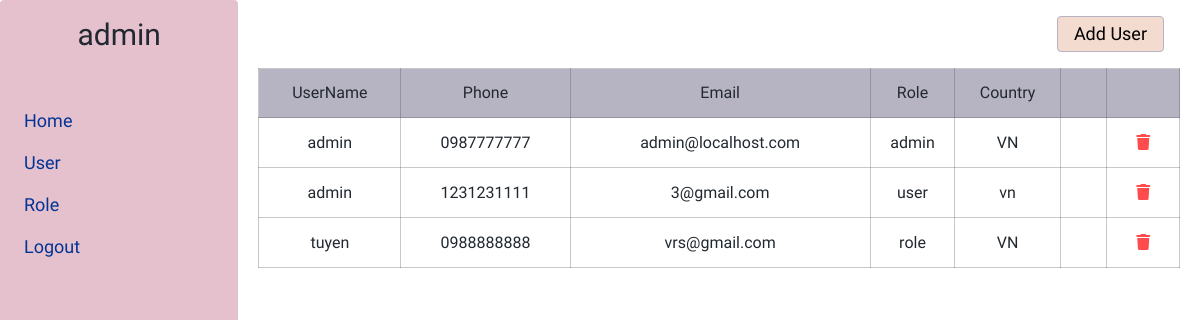
The page /user.php (signed in) on the database its author committed.
### tables this page shows
CREATE TABLE user (userID INTEGER AUTO_INCREMENT NOT NULL, username varchar (50) NOT NULL, phone varchar (20) NOT NULL, email char (50) NOT NULL, password char (100) NOT NULL, country varchar (30) NOT NULL, PRIMARY KEY (userID), UNIQUE (email));

### control/function.php (called while the page is built, shortened)
<?php
function checkPermission($permissions, $permission)
{
  return in_array($permission, $permissions);
}
?>

### user.php (the view, shortened to what this page needs)
<?php
include_once './control/Data.php';
include_once './control/function.php';
$data = new Data();
$connect = $data->connect();
$permissions = getPermissions($_SESSION['account'], $connect);
function getPermissions($email, $connect)
{
  try {
    $permission = array();
    $sql = "SELECT permission.permissionType
  FROM user INNER JOIN user_role on (user.userID = user_role.userID)
  INNER JOIN roles on (user_role.roleID = roles.roles)
  INNER JOIN role_permission on (roles.roles = role_permission.roleID)
  INNER JOIN permission on (role_permission.permissionID = permission.permissionID) WHERE user.email = '$email';";
    $statement = $connect->prepare($sql);
    $statement->execute();
    $result = $statement->fetchAll(PDO::FETCH_ASSOC);
    foreach ($result as $row) {
      $permission[] = $row['permissionType'];
    }
  } catch (PDOException $e) {
    die($e->getMessage());
  }
  return $permission;
}
?>
<!DOCTYPE html>
<html lang="en">
<head>
</head>
<body>
  <div class="user">
    <?php
    include_once "./layout/navigation.php";
    ?>
    <div class="grid">
      <div class="row">
        <div class="col-12-xl col-12-lg">
          <div class="user-header">
            <?php
            if (checkPermission($permissions, 'insert-user')) {
            ?>
            <a href="?new-user" class="user-header-button">Add User</a>
            <?php
            }
            ?>
          </div>
          <?php
          if (checkPermission($permissions, 'view-user')) {
          ?>
          <table class="user-table">
            <thead>
              <tr>
                <th>UserName</th>
                <th>Phone</th>
                <th>Email</th>
                <th>Role</th>
                <th>Country</th>
                <th></th>
                <th></th>
              </tr>
            </thead>
            <tbody>
              <?php
            $sql = 'SELECT user.username, phone, email, password, roles.roles_name as roles, country
              FROM user, roles, user_role
              WHERE user_role.roleID = roles.roles
              AND user.userID = user_role.userID
              AND NOT user.email = "' . $_SESSION['account'] . '"
              ORDER BY user.username ASC';
            $statement = $connect->prepare($sql);
            $statement->execute();
            $result = $statement->fetchAll(PDO::FETCH_ASSOC);
            $str = '';
            for ($i = 0; $i <= count($result) - 1; $i++) {
              $str .= "<tr>
              <td>" . $result[$i]['username'] . "</td>
              <td>" . $result[$i]['phone'] . "</td>
              <td>" . $result[$i]['email'] . "</td>
              <td>" . $result[$i]['roles'] . "</td>
              <td>" . $result[$i]['country'] . "</td>";
              if (checkPermission($permissions, 'edit-user')) {
                $str .= "<td><a href = '?user-email=" . $result[$i]['email'] . "' class ='link-icon'>
              <i class='fi fi-sr-eye'></i></a></td>";
              }
              if (checkPermission($permissions, 'delete-user')) {
                $str .= "<td><a href = './control/delete-user.php?email=" . $result[$i]['email'] . "' onclick = 'return showMessageDelete(this)' class = 'link-icon'>
                <i class='red-color fa-solid fa-trash'></i></a>
                </td>";
              }
              $str .= "</tr> ";
            }
            echo $str;
              ?>
            </tbody>
          </table>
          <?php } else {
            header('location: index.php');
          } ?>
        </div>
      </div>
    </div>
  </div>
</body>
</html>

### layout/navigation.php (shortened to what this page needs)
<div class="navigation">
  <h2 class="h2-heading">
    <?php
    try {
      $sql = "select username from user where email = '" . $_SESSION['account'] . "'";
      $statement = $connect->prepare($sql);
      $statement->execute();
      $result = $statement->fetch();
      echo $result[0];
    } catch (PDOException $e) {
    }
    ?>
  </h2>
  <ul class="navigation-list">
    <li class='navigation-list-item'>
      <a href='index.php' class='navigation-list-item-link'>Home</a>
    </li>
    <?php if (checkPermission($permissions, 'view-user')) {
      echo " <li class='navigation-list-item'>
          <a href='user.php' class='navigation-list-item-link'>User</a></li>";
    } ?>
    <?php if (checkPermission($permissions, 'view-role')) {
      echo " <li class='navigation-list-item'>
          <a href='role.php' class='navigation-list-item-link'>Role</a></li>";
    } ?>
    <li class="navigation-list-item">
      <a href="./control/logout.php" class="navigation-list-item-link" onclick="return logout(this)">logout</a>
    </li>
  </ul>
</div>

### assets/css/style.css (style rules this page uses)
.grid { width: 100%; max-width: 1200px; margin: 0 auto; padding: 0 20px; box-sizing: border-box; }
.row { display: flex; flex-flow: row wrap; }
@media (min-width: 960px) and (max-width: 1200px) { .col-12-lg { box-sizing: border-box; flex-grow: 0; width: 100%; } }
@media (min-width: 1200px) { .col-12-xl { box-sizing: border-box; flex-grow: 0; width: 100%; } }
html, body, div, span, applet, object, iframe, h1, h2, h3, h4, h5, h6, p, blockquote, pre, a, abbr, acronym, address, big, cite, code, del, dfn, em, img, ins, kbd, q, s, samp, small, strike, strong, sub, sup, tt, var, b, u, i, center, dl, dt, dd, ol, ul, li, fieldset, form, label, legend, table, caption, tbody, tfoot, thead, tr, th, td, article, aside, canvas, details, embed, figure, figcaption, footer, header, hgroup, menu, nav, output, ruby, section, summary, time, mark, audio, video { margin: 0; padding: 0; border: 0; font-size: 100%; font: inherit; vertical-align: baseline; }
body { line-height: 1; }
ol, ul { list-style: none; }
table { border-collapse: collapse; border-spacing: 0; }
html { font-size: 62.5%; font-family: Mulish; }
body { box-sizing: border-box; color: #222830; }
* { box-sizing: inherit; }
.h2-heading { font-size: 3rem; font-family: "Mulish"; }
.navigation { padding: 2rem 0; width: 300px; min-height: 100vh; background: #e5c1cd; display: flex; flex-direction: column; align-items: center; border-radius: 4px; }
.navigation-list { width: 100%; padding: 3rem 0 0 16px; }
.navigation-list-item { display: block; font-size: 1.8rem; position: relative; border-radius: 24px; }
.navigation-list-item-link { padding: 12px 8px; text-decoration: none; display: block; text-transform: capitalize; color: #033495; }
.link-icon { text-decoration: none; display: inline-block; font-size: 1.6rem; color: #033495; margin: 0 12px; }
.link-icon .red-color { color: red; opacity: 0.7; }
.user { display: flex; }
.user-header { display: flex; justify-content: flex-end; padding: 16px; }
.user-header-button { text-decoration: none; font-size: 1.8rem; border: 1px solid #b6b4c2; padding: 8px 16px; background-color: #f3dbcf; color: #000; border-radius: 4px; }
.user-table { width: 100%; font-size: 1.6rem; text-align: center; max-height: 500px; overflow: auto; }
.user-table thead { width: 100%; background-color: #b6b4c2; }
.user-table thead tr th { padding: 16px 0; border: 0.5px solid rgba(67, 74, 84, 0.3); }
.user-table tbody { width: 100%; text-align: center; }
.user-table tr { width: 100%; }
.user-table tr th, .user-table tr td { text-align: center; padding: 16px 0; }
.user-table tr td { border: 0.5px solid rgba(67, 74, 84, 0.3); }

### rows shown on the page
user: username "admin"
user: username "admin", phone "0987777777", email "admin@localhost.com", roles "admin", country "VN"
user: username "admin", phone "1231231111", email "3@gmail.com", roles "user", country "vn"
user: username "tuyen", phone "0988888888", email "vrs@gmail.com", roles "role", country "VN"
